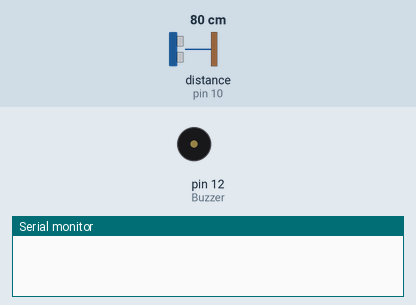
Recording of a sketch running on a simulated Arduino Uno, built with avr-gcc and run on an emulated ATmega328P. Parts: buzzer (waves = sounding), the last lines printed to the serial monitor. The inputs (shaded band) are chosen by the test bench; at power-on: distance to the obstacle (sensor on pin 10) 80 cm. The echo pulse lasts 58.3 µs per cm.

Above: at 0.03 s.
At 2.74 s:
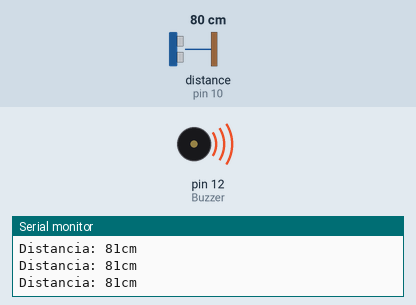
Timing chart, 0 to 3.0 s (numbered marks = the images above):
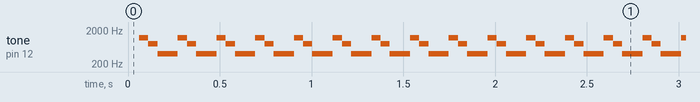

Measured:
- by itself, tone on pin 12 (Buzzer): repeats every 0.21 s: 800 Hz 0.05 s, 400 Hz 0.11 s, 1200 Hz 0.05 s

The sketch:

projetoSonar.ino
```cpp
 #include <NewPing.h>

 #define TRIGGER_PIN  8
 #define ECHO_PIN     10
 #define MAX_DISTANCE 200
 #define Buzzer 12

 NewPing sonar(TRIGGER_PIN, ECHO_PIN, MAX_DISTANCE);

void setup() {

  pinMode (Buzzer, OUTPUT);
  Serial.begin(115200);

}

void loop() {
    delay(50);
    Serial.print("Distancia: ");
    Serial.print(sonar.ping_cm());
    Serial.println("cm");

    if(sonar.ping_cm()<=100){
      tone (Buzzer, 1200);
      delay (50);
      tone (Buzzer, 800);
      delay (50);
      tone (Buzzer, 400);
      delay (50);
    }
   }
```
